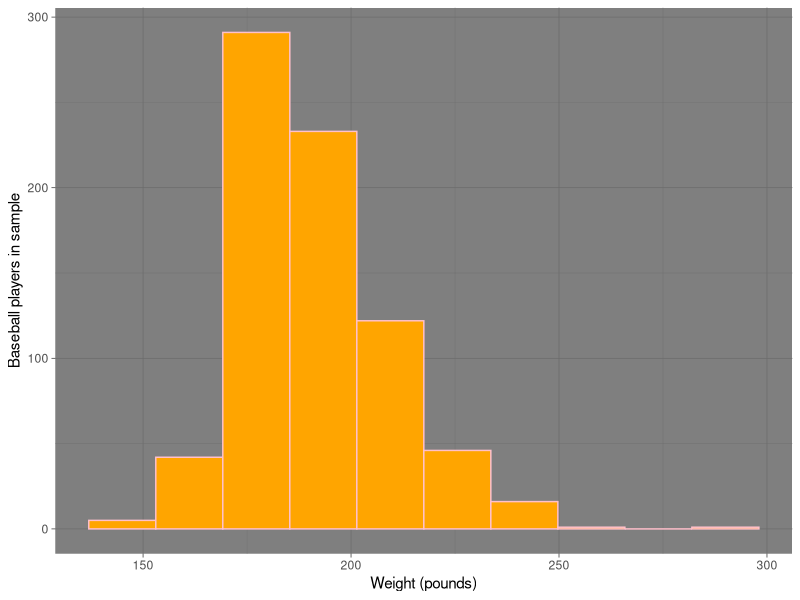
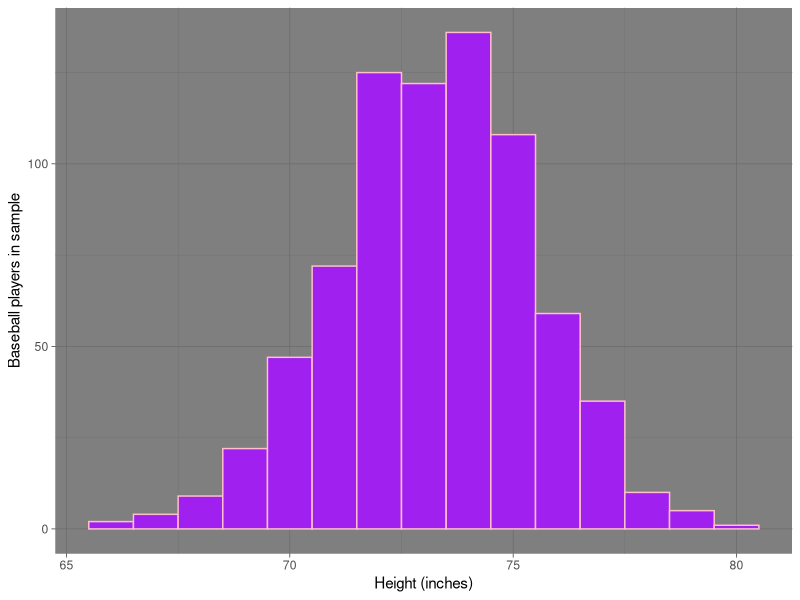
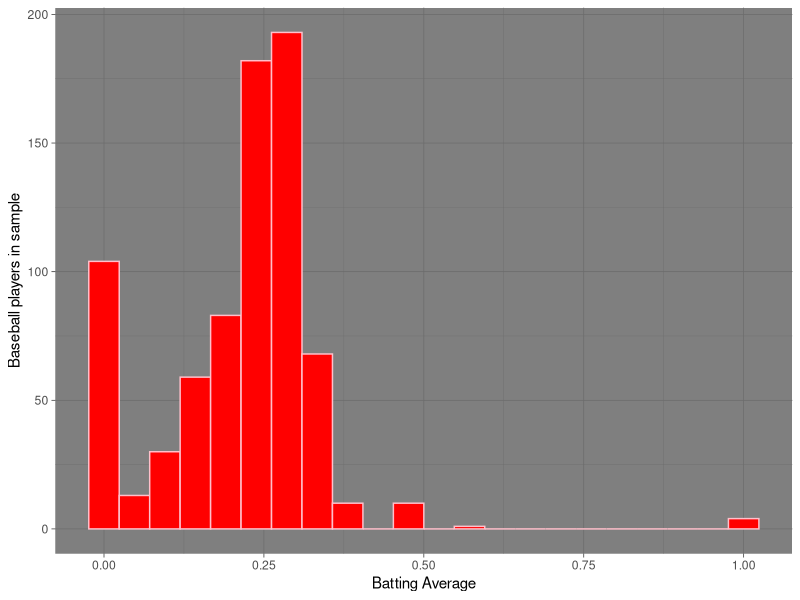
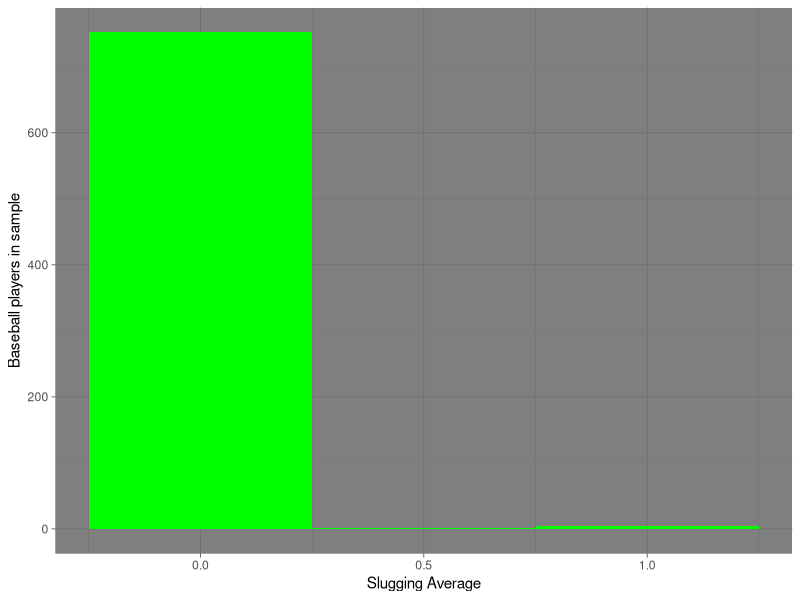
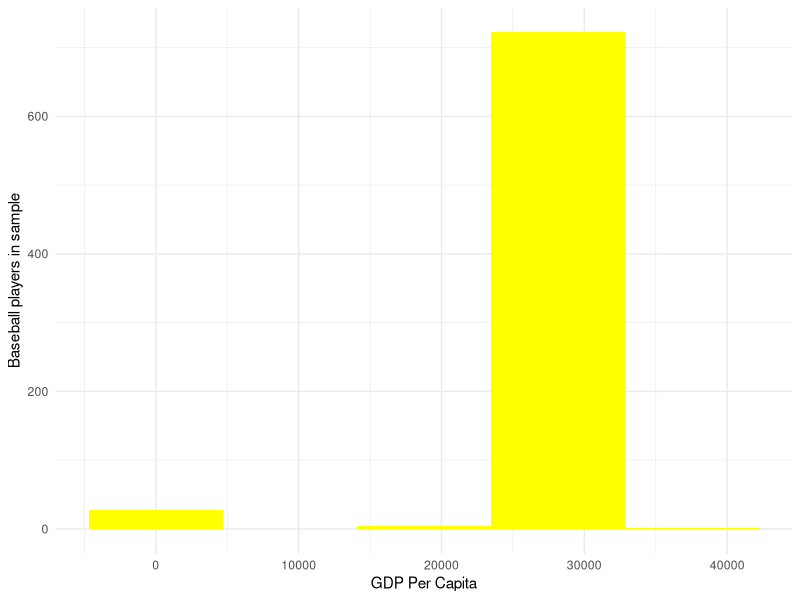

These charts were generated, in order, by the following R code:
## ---- chunk 1
knitr::opts_chunk$set(echo = TRUE)
## ---- chunk 2
library(tidyverse)
## ---- chunk 3
baseball<-read_csv('baseballstats.csv')
## ---- chunk 4
weight_summary <-  summary(baseball$weight)
weight_sd <- sd(baseball$weight, na.rm = TRUE)
weight_pop_mean_int <- t.test(baseball$weight)
height_summary <-  summary(baseball$height)
height_sd <- sd(baseball$height, na.rm = TRUE)
height_pop_mean_int <- t.test(baseball$height)
ba_summary <-  summary(baseball$batting_average)
ba_sd <- sd(baseball$batting_average, na.rm = TRUE)
ba_pop_mean_int <- t.test(baseball$batting_average)
slugging_average_summary <-  summary(baseball$slugging_average)
slugging_average_sd <- sd(baseball$slugging_average, na.rm = TRUE)
slugging_average_pop_mean_int <- t.test(baseball$slugging_average)
gdp_per_capita_summary <-  summary(baseball$gdp_per_capita)
gdp_per_capita_sd <- sd(baseball$gdp_per_capita, na.rm = TRUE)
gdp_per_capita_pop_mean_int <- t.test(baseball$gdp_per_capita)
## ---- chunk 5
summary_table <- tibble(
  Statistic = c("Sample mean", 
                "Median",
                "Standard deviation",
                "Interquartile range",
                "Population mean (95% confidence)"),
  `Median weight (pounds)` = c(prettyNum(weight_summary["Mean"], digits=3),
                           weight_summary["Median"],
                           prettyNum(weight_sd, digits = 3),
                           paste(weight_summary["1st Qu."],"to", 
                                 weight_summary["3rd Qu."]),
                           paste(prettyNum(weight_pop_mean_int$conf.int[1],
                                           digits=3), "to",
                                 prettyNum(weight_pop_mean_int$conf.int[2],
                                               digits=3))),
  `Height (inches)` = c(prettyNum(height_summary["Mean"],digits=3),
                           height_summary["Median"],
                          prettyNum(height_sd, digits=3),
                           paste(height_summary["1st Qu."], "to", 
                                 height_summary["3rd Qu."]), 
                           paste(prettyNum(height_pop_mean_int$conf.int[1],
                                           digits=3), "to",
                                 prettyNum(height_pop_mean_int$conf.int[2],
                                           digits=3))),
                        
`Batting Average` = c(prettyNum(ba_summary["Mean"], digits=3),
                           ba_summary["Median"],
                           prettyNum(ba_sd, digits = 3),
                           paste(ba_summary["1st Qu."],"to", 
                                 ba_summary["3rd Qu."]),
                           paste(prettyNum(ba_pop_mean_int$conf.int[1],
                                           digits=3), "to",
                                 prettyNum(ba_pop_mean_int$conf.int[2],
                                               digits=3))),                        
                        
`Slugging average` = c(prettyNum(slugging_average_summary["Mean"], digits=3),
                          slugging_average_summary["Median"],
                           prettyNum(slugging_average_sd, digits = 3),
                           paste(slugging_average_summary["1st Qu."],"to", 
                                 slugging_average_summary["3rd Qu."]),
                           paste(prettyNum(slugging_average_pop_mean_int$conf.int[1],
                                           digits=3), "to",
                                 prettyNum(slugging_average_pop_mean_int$conf.int[2],
                                               digits=3))),

`GDP Per Capita` = c(prettyNum(gdp_per_capita_summary["Mean"], digits=3),
                           gdp_per_capita_summary["Median"],
                           prettyNum(gdp_per_capita_sd, digits = 3),
                           paste(gdp_per_capita_summary["1st Qu."],"to", 
                                gdp_per_capita_summary["3rd Qu."]),
                           paste(prettyNum(gdp_per_capita_pop_mean_int$conf.int[1],
                                           digits=3), "to",
                                 prettyNum(gdp_per_capita_pop_mean_int$conf.int[2],
                                               digits=3))))


knitr::kable(summary_table, 
             caption = "Baseball Statistics")
## ---- chunk 6
ggplot(baseball, aes(x = weight)) + 
  geom_histogram(color = "pink",bins=10, fill="orange") +
  theme_dark() +
  scale_x_continuous(name = "Weight (pounds)") + 
  scale_y_continuous(name = "Baseball players in sample")
## ---- chunk 7
ggplot(baseball, aes(x = height)) + 
  geom_histogram(color = "pink", binwidth = 1,bins=10, fill="purple") +
  theme_dark() +
  scale_x_continuous(name = "Height (inches)") + 
  scale_y_continuous(name = "Baseball players in sample")
## ---- chunk 8
ggplot(baseball, aes(x = batting_average)) + 
  geom_histogram(color = "pink",bins=22, fill="red") +
  theme_dark() +
  scale_x_continuous(name = "Batting Average") + 
  scale_y_continuous(name = "Baseball players in sample")
## ---- chunk 9
ggplot(baseball, aes(x = slugging_average)) + 
  geom_histogram( bins=3, fill="green") +
  theme_dark() +
  scale_x_continuous(name = "Slugging Average") + 
  scale_y_continuous(name = "Baseball players in sample")
## ---- chunk 10
ggplot(baseball, aes(x = gdp_per_capita)) + 
  geom_histogram( bins=5, fill="yellow") +
  theme_minimal() +
  scale_x_continuous(name = "GDP Per Capita") + 
  scale_y_continuous(name = "Baseball players in sample")
## ---- chunk 11
baseball<-baseball %>% 
  mutate(
    continent = case_when (
      birthCountry =="United States"~"North America",
      birthCountry =="Jamaica"~"North America",
      birthCountry =="Nicaragua"~"Central America",
      birthCountry =="Mexico"~"Central America",
      birthCountry =="Panama"~"Central America",
      birthCountry =="Cuba"~"Central America",
      birthCountry =="Curacao"~"South America",
      birthCountry =="Colombia"~"South America",
      TRUE ~ "other"
    )
  )
## ---- chunk 12
northamerica <- t.test (baseball$continent == "North America")
centralamerica <- t.test (baseball$continent == "Central America")
southamerica <- t.test (baseball$continent == "South America")
other <- t.test (baseball$continent == "other")
## ---- chunk 13
tibble(`Majority Country` = c("North America",
                                  "South America",
                                  "Central America",
                                  "Other"),
                 `Sample proportion` = c(paste(prettyNum(northamerica$estimate*100, 
                                                         digits = 3), "%"),
                                         paste(prettyNum(southamerica$estimate*100, 
                                                         digits = 3), "%"),
                                         paste(prettyNum(centralamerica$estimate*100, 
                                                         digits = 3), "%"),
                                         paste(prettyNum(other$estimate*100, 
                                                         digits = 3), "%")),
                 `95-percent confidence interval` = c(
                   paste(prettyNum(northamerica$conf.int[1]*100, digits=3),
                         "% to ",
                         prettyNum(northamerica$conf.int[2]*100, digits=3),
                         "%", sep=""),
                   paste(prettyNum(southamerica$conf.int[1]*100, digits=3),
                         "% to ",
                         prettyNum(southamerica$conf.int[2]*100, digits=3),
                         "%", sep=""),
                   paste(prettyNum(centralamerica$conf.int[1]*100, digits=3),
                         "% to ",
                         prettyNum(centralamerica$conf.int[2]*100, digits=3),
                         "%", sep=""),
                   paste(prettyNum(other$conf.int[1]*100, digits=3),
                         "% to ",
                         prettyNum(other$conf.int[2]*100, digits=3),
                         "%", sep="")))
## ---- chunk 14
batsright <- t.test(baseball$bats=="R")
batsleft <- t.test(baseball$bats=="L")
batsboth <- t.test(baseball$bats=="B")
## ---- chunk 15
tibble(`Majority Batting Stance` = c("Bats Right",
                                  "Bats Left",
                                  "Bats Right and Bats Left"),
                 `Sample proportion` = c(paste(prettyNum(batsright$estimate*100, 
                                                         digits = 3), "%"),
                                         paste(prettyNum(batsleft$estimate*100, 
                                                         digits = 3), "%"),
                                         paste(prettyNum(batsboth$estimate*100, 
                                                         digits = 3), "%")),
                 `95-percent confidence interval` = c(
                   paste(prettyNum(batsright$conf.int[1]*100, digits=3),
                         "% to ",
                         prettyNum(batsright$conf.int[2]*100, digits=3),
                         "%", sep=""),
                  paste(prettyNum(batsleft$conf.int[1]*100, digits=3),
                         "% to ",
                         prettyNum(batsleft$conf.int[2]*100, digits=3),
                         "%", sep=""),
                   paste(prettyNum(batsboth$conf.int[1]*100, digits=3),
                         "% to ",
                         prettyNum(batsboth$conf.int[2]*100, digits=3),
                         "%", sep="")))
